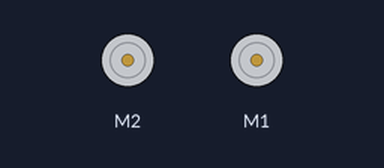
Bench run of a sketch on a simulated Arduino Uno, built with avr-gcc and run on an emulated ATmega328P. Shown: 2 × DC motor (green arrow = forward, orange = backward, longer = faster).

Above: at 1.5 s.
At 4.0 s:
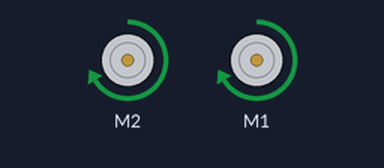
Timing chart, 0 to 6.5 s (numbered marks = the images above):
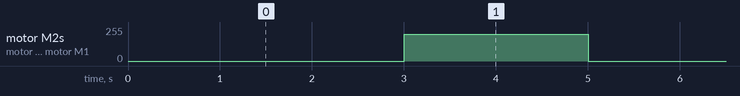

Measured:
- by itself, motor M2, motor M1: alternates forward 200/255 for 2.0 s and stopped for 3.0 s

The sketch:

calibrateTractorDistance.pde
```cpp
#include <AFMotor.h>

//formula:
// t(ms) -> x (cm) : test input time
// T    -> X : desired time
//
// T = X*t/x

AF_DCMotor mR(2, MOTOR12_2KHZ);
AF_DCMotor mL(1, MOTOR12_2KHZ);

void setup() {
  mR.setSpeed(200);//0 is stopped, full speed is 255;
  mL.setSpeed(200);//0 is stopped, full speed is 255;
}

void forward(long d){
    mR.run(FORWARD);
    mL.run(FORWARD);
    delay(d);
}

void back(int d){
    mR.run(BACKWARD);
    mL.run(BACKWARD);
  delay(d);
}

void right(int d){
    mL.run(FORWARD);
    mR.run(BACKWARD);
  delay(d);
}

void left(int d){
    mR.run(FORWARD);
    mL.run(BACKWARD);
  delay(d);
}

void halt(){
  mR.run(RELEASE);// motor is stopped
  mL.run(RELEASE);// motor is stopped
}

void loop(){
    halt();
    delay(3000);
    forward(2000);
}
```
